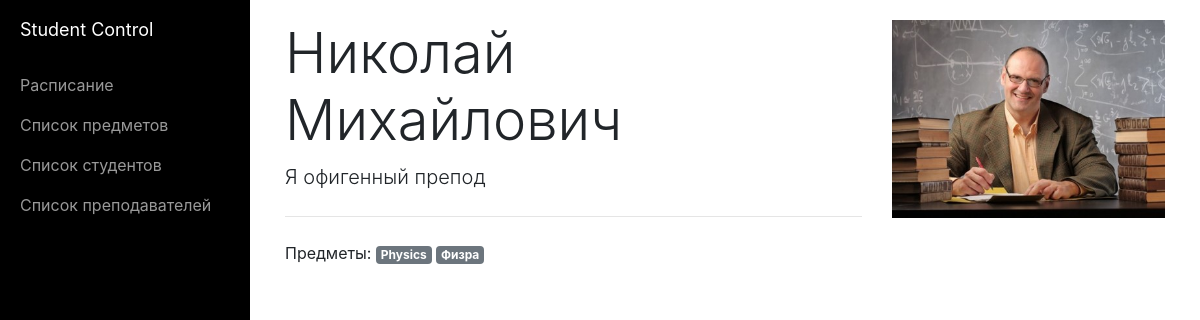
The page /teacher/1/ on the database its author committed.
### student_control_app/models.py (models this page shows, shortened)
class Teacher(models.Model):
    name = models.CharField(max_length=30)
    subjects = models.ManyToManyField(Subject)
    description = models.TextField(blank=True, null=True)
    image = models.ImageField(upload_to='teacher_images', blank=True, null=True)

class Subject(models.Model):
    name = models.CharField(max_length=30)
    hours = models.PositiveSmallIntegerField(default=1)
    description = models.TextField(blank=True, null=True)
    image = models.ImageField(upload_to='subject_images', blank=True, null=True)

### student_control_app/views.py (the view)
# urls.py: url(r'^teacher/(?P<teacher_id>\d+)/$', teacher, name='teacher_details'),
def teacher(request, teacher_id):
    teacher = get_object_or_404(Teacher, pk=teacher_id)
    return render(request, 'teacher.html', {'teacher': teacher})

### student_control_app/templates/teacher.html
{% extends "index.html" %}
{% block content %}
    <div class="row">
        <div class="col-8">
            <h1 class="display-4">{{ teacher.name }}</h1>
            <p class="lead">{{ teacher.description }}</p>
            <hr class="my-4">
            <span>Предметы: </span>
            {% for subject in teacher.subjects.all %}
                <a href={{ "/subject/" }}{{ subject.id }} class="badge badge-secondary">{{ subject.name }}</a>
            {% endfor %}
        </div>
        <div class="col-4">
            {% if teacher.image %}
                <img src={{ teacher.image.url }} class="teacher-image">
            {% endif %}
        </div>
    </div>
{% endblock %}

### student_control_app/static/css/simple-sidebar.css (style rules this page uses)
body { overflow-x: hidden; }

### student_control_app/static/css/custom.css (style rules this page uses)
.teacher-image { width: 100%; }

### rows shown on the page
Teacher: name "Николай Михайлович", description "Я офигенный препод", image (picture)
Subject: name "Physics"
Subject: name "Физра"
